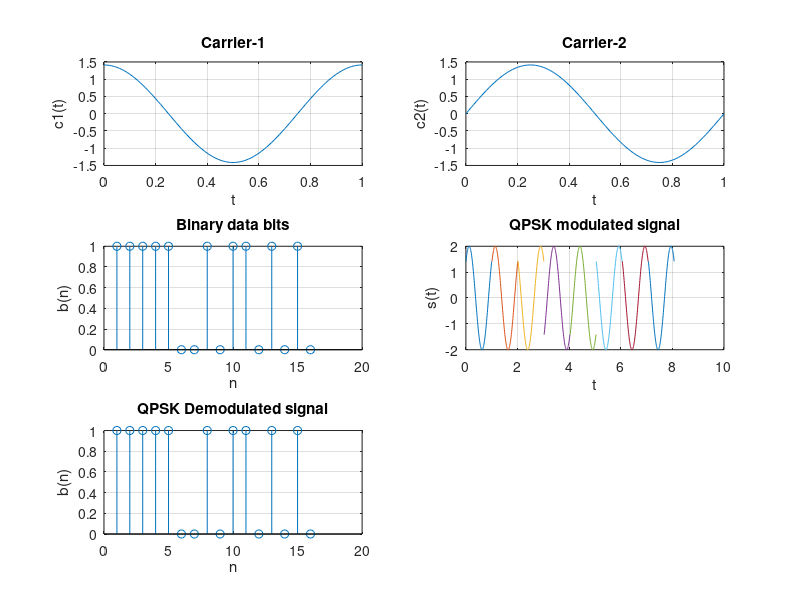

MATLAB code to generate this figure:
clc;clear all;close all;
Tb=1;
t=0:(Tb/100):Tb;
fc=1;
c1=sqrt(2/Tb)*cos(2*pi*fc*t);
c2=sqrt(2/Tb)*sin(2*pi*fc*t);
subplot(3,2,1);
plot(t,c1);
xlabel('t')
ylabel('c1(t)')
title('Carrier-1');
grid on;
subplot(3,2,2);
plot(t,c2)
xlabel('t')
ylabel('c2(t)')
title('Carrier-2');
grid on;

N=16;
m=rand(1,N);
t1=0;
t2=Tb;
for i=1:2:(N-1)
    t=[t1:(Tb/100):t2];
    if m(i)>0.5
        m(i)=1;
        m_s=ones(1,length(t));
    else
        m(i)=0;
        m_s=-1*ones(1,length(t));
    end
    odd_sig(i,:)=c1.*m_s;

    if m(i+1)>0.5
        m(i+1)=1;
        m_s=ones(1,length(t));
    else
        m(i+1)=0;
        m_s=-1*ones(1,length(t));
    end
    even_sig(i,:)=c2.*m_s;

    %QPSK Modulation
    qpsk=odd_sig +even_sig;

    subplot(3,2,3);
    stem(m);
    title('Binary data bits');
    xlabel('n')
    ylabel('b(n)')
    grid on;

    subplot(3,2,4);
    plot(t,qpsk(i,:));
    title('QPSK modulated signal');
    xlabel('t')
    ylabel('s(t)')
    grid on;
    hold on;
    t1=t1+(Tb+0.01);
    t2=t2+(Tb+0.01);
end
hold off;

%Demodulation
t1=0;
t2=Tb;
for i=1:N-1
    t=[t1:(Tb/100):t2];
    x1=sum(c1.*qpsk(i,:));
    x2=sum(c2.*qpsk(i,:));

    if (x1>0 && x2>0)
        demod(i)=1;
        demod(i+1)=1;
    elseif (x1>0 && x2<0)
         demod(i)=1;
        demod(i+1)=0;
    elseif (x1<0 && x2<0)
         demod(i)=0;
        demod(i+1)=0;
    elseif (x1<0 && x2>0)
         demod(i)=0;
        demod(i+1)=1; 
    end
    t1=t1+(Tb+0.01);
    t2=t2+(Tb+0.01);
end

subplot(3,2,5);
stem(demod);
title('QPSK Demodulated signal');
xlabel('n');
ylabel('b(n)');
grid on;









 
 











   






















